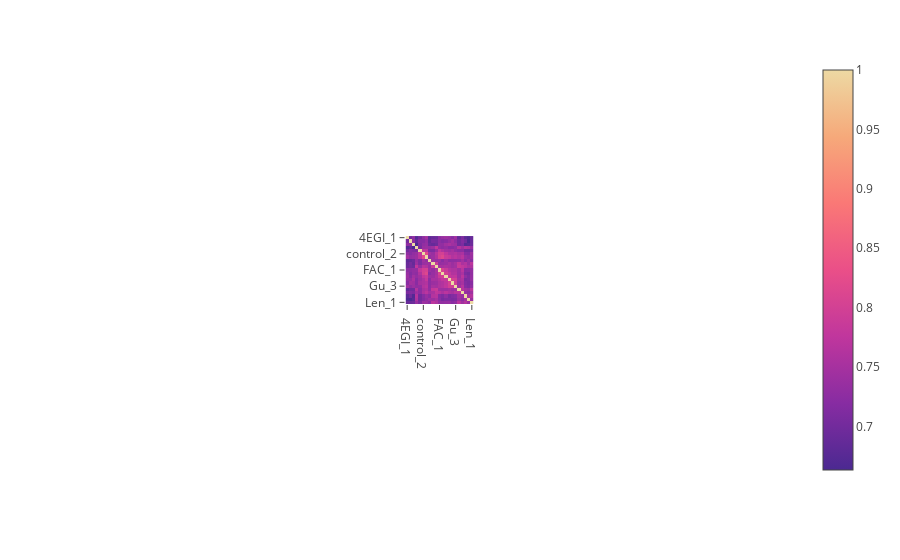
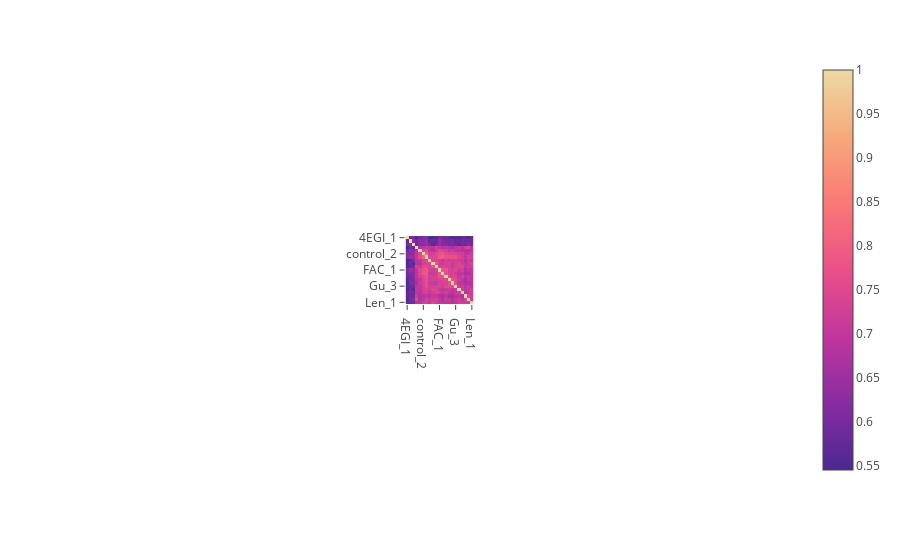
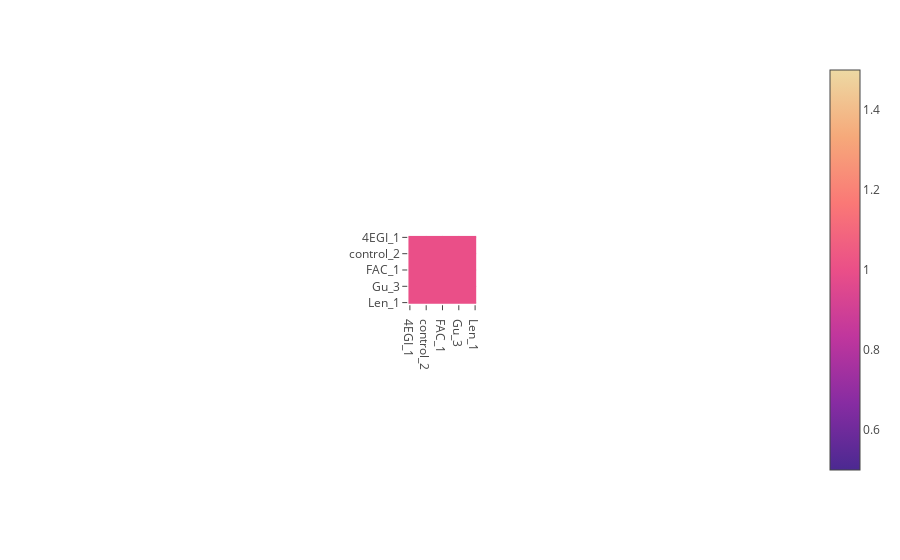

The notebook cell these images were saved under, in order:
### Code cell
#normalization_qc.correlation(path,meta, '_unnorm')
normalization_qc.correlation(path,meta, '')
#normalization_qc.correlation(path,meta, '_lfq')

### Figure 1 — Plotly figure (JSON) as saved in the notebook; plotly's stock layout.template omitted (floating-point values rounded to 4 significant figures; data arrays with more than 128 entries replaced by an {"elided": "..."} marker saying what was removed)
{"data": [{"coloraxis": "coloraxis", "hovertemplate": "x: %{x}<br>y: %{y}<br>color: %{z}<extra></extra>", "name": "0", "type": "heatmap", "x": ["4EGI_1", "4EGI_2", "4EGI_3", "ARV825_1", "control_1", "control_2", "control_3", "DFO_1", "DFO_2", "DFO_3", "FAC_1", "FAC_2", "FAC_3", "Gu_1", "Gu_2", "Gu_3", "Len_2", "Len_3", "ARV825_2", "ARV825_3", "Len_1"], "xaxis": "x", "y": ["4EGI_1", "4EGI_2", "4EGI_3", "ARV825_1", "control_1", "control_2", "control_3", "DFO_1", "DFO_2", "DFO_3", "FAC_1", "FAC_2", "FAC_3", "Gu_1", "Gu_2", "Gu_3", "Len_2", "Len_3", "ARV825_2", "ARV825_3", "Len_1"], "yaxis": "y", "z": {"elided": "21x21 float values"}}], "layout": {"autosize": true, "coloraxis": {"colorscale": [[0, "rgb(75, 41, 145)"], [0.1667, "rgb(135, 44, 162)"], [0.3333, "rgb(192, 54, 157)"], [0.5, "rgb(234, 79, 136)"], [0.6667, "rgb(250, 120, 118)"], [0.8333, "rgb(246, 169, 122)"], [1, "rgb(237, 217, 163)"]]}, "margin": {"t": 60}, "xaxis": {"anchor": "y", "autorange": true, "constrain": "domain", "domain": [0.4528, 0.5472], "range": [-0.5, 20.5], "scaleanchor": "y", "type": "category"}, "yaxis": {"anchor": "x", "autorange": true, "constrain": "domain", "domain": [0, 1], "range": [20.5, -0.5], "type": "category"}}}

### Figure 2 — Plotly figure (JSON) as saved in the notebook; plotly's stock layout.template omitted (floating-point values rounded to 4 significant figures; data arrays with more than 128 entries replaced by an {"elided": "..."} marker saying what was removed)
{"data": [{"coloraxis": "coloraxis", "hovertemplate": "x: %{x}<br>y: %{y}<br>color: %{z}<extra></extra>", "name": "0", "type": "heatmap", "x": ["4EGI_1", "4EGI_2", "4EGI_3", "ARV825_1", "control_1", "control_2", "control_3", "DFO_1", "DFO_2", "DFO_3", "FAC_1", "FAC_2", "FAC_3", "Gu_1", "Gu_2", "Gu_3", "Len_2", "Len_3", "ARV825_2", "ARV825_3", "Len_1"], "xaxis": "x", "y": ["4EGI_1", "4EGI_2", "4EGI_3", "ARV825_1", "control_1", "control_2", "control_3", "DFO_1", "DFO_2", "DFO_3", "FAC_1", "FAC_2", "FAC_3", "Gu_1", "Gu_2", "Gu_3", "Len_2", "Len_3", "ARV825_2", "ARV825_3", "Len_1"], "yaxis": "y", "z": {"elided": "21x21 float values"}}], "layout": {"autosize": true, "coloraxis": {"colorscale": [[0, "rgb(75, 41, 145)"], [0.1667, "rgb(135, 44, 162)"], [0.3333, "rgb(192, 54, 157)"], [0.5, "rgb(234, 79, 136)"], [0.6667, "rgb(250, 120, 118)"], [0.8333, "rgb(246, 169, 122)"], [1, "rgb(237, 217, 163)"]]}, "margin": {"t": 60}, "xaxis": {"anchor": "y", "autorange": true, "constrain": "domain", "domain": [0.4528, 0.5472], "range": [-0.5, 20.5], "scaleanchor": "y", "type": "category"}, "yaxis": {"anchor": "x", "autorange": true, "constrain": "domain", "domain": [0, 1], "range": [20.5, -0.5], "type": "category"}}}

### Figure 3 — Plotly figure (JSON) as saved in the notebook; plotly's stock layout.template omitted (floating-point values rounded to 4 significant figures; data arrays with more than 128 entries replaced by an {"elided": "..."} marker saying what was removed)
{"data": [{"coloraxis": "coloraxis", "hovertemplate": "x: %{x}<br>y: %{y}<br>color: %{z}<extra></extra>", "name": "0", "type": "heatmap", "x": ["4EGI_1", "4EGI_2", "4EGI_3", "ARV825_1", "control_1", "control_2", "control_3", "DFO_1", "DFO_2", "DFO_3", "FAC_1", "FAC_2", "FAC_3", "Gu_1", "Gu_2", "Gu_3", "Len_2", "Len_3", "ARV825_2", "ARV825_3", "Len_1"], "xaxis": "x", "y": ["4EGI_1", "4EGI_2", "4EGI_3", "ARV825_1", "control_1", "control_2", "control_3", "DFO_1", "DFO_2", "DFO_3", "FAC_1", "FAC_2", "FAC_3", "Gu_1", "Gu_2", "Gu_3", "Len_2", "Len_3", "ARV825_2", "ARV825_3", "Len_1"], "yaxis": "y", "z": {"elided": "21x21 int values"}}], "layout": {"autosize": true, "coloraxis": {"colorscale": [[0, "rgb(75, 41, 145)"], [0.1667, "rgb(135, 44, 162)"], [0.3333, "rgb(192, 54, 157)"], [0.5, "rgb(234, 79, 136)"], [0.6667, "rgb(250, 120, 118)"], [0.8333, "rgb(246, 169, 122)"], [1, "rgb(237, 217, 163)"]]}, "margin": {"t": 60}, "xaxis": {"anchor": "y", "autorange": true, "constrain": "domain", "domain": [0.4528, 0.5472], "range": [-0.5, 20.5], "scaleanchor": "y", "type": "category"}, "yaxis": {"anchor": "x", "autorange": true, "constrain": "domain", "domain": [0, 1], "range": [20.5, -0.5], "type": "category"}}}
